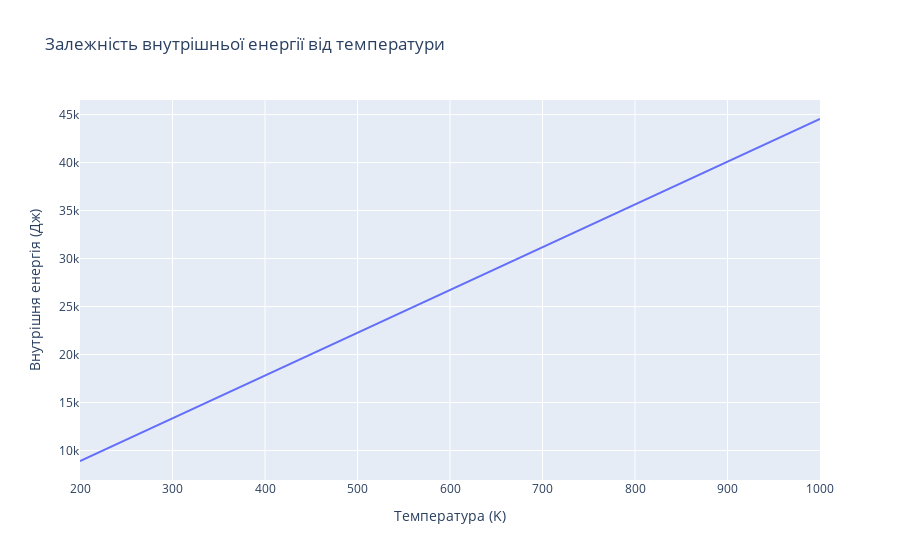

Notebook cell for this chart:
### Markdown cell above
### Візуалізації

### Code cell
# Інтерактивна візуалізація залежності від температури
T_values = np.linspace(200, 1000, 100)  # Температура від 200K до 1000K
U_temp_values = internal_energy_temp(m, M, R, T_values)

fig_temp = go.Figure()
fig_temp.add_trace(go.Scatter(x=T_values, y=U_temp_values, mode='lines', name='U(T)'))
fig_temp.update_layout(
    title='Залежність внутрішньої енергії від температури',
    xaxis_title='Температура (K)',
    yaxis_title='Внутрішня енергія (Дж)',
    template='plotly'
)

fig_temp.show()
